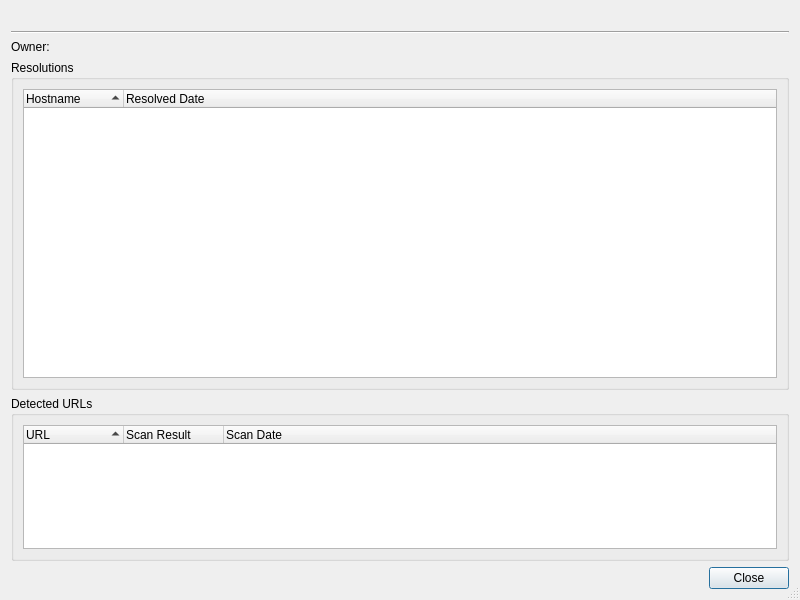
<?xml version="1.0" encoding="UTF-8"?>
<ui version="4.0">
 <class>VirusTotalIpReportDialog</class>
 <widget class="QDialog" name="VirusTotalIpReportDialog">
  <property name="geometry">
   <rect>
    <x>0</x>
    <y>0</y>
    <width>800</width>
    <height>600</height>
   </rect>
  </property>
  <property name="windowTitle">
   <string>IP Address Report</string>
  </property>
  <property name="sizeGripEnabled">
   <bool>true</bool>
  </property>
  <layout class="QVBoxLayout" name="verticalLayout">
   <item>
    <widget class="QLabel" name="headerLabel"/>
   </item>
   <item>
    <widget class="Line" name="line9_3">
     <property name="frameShape">
      <enum>QFrame::HLine</enum>
     </property>
     <property name="frameShadow">
      <enum>QFrame::Sunken</enum>
     </property>
     <property name="orientation">
      <enum>Qt::Horizontal</enum>
     </property>
    </widget>
   </item>
   <item>
    <layout class="QHBoxLayout" name="horizontalLayout">
     <item>
      <widget class="QLabel" name="label">
       <property name="text">
        <string>Owner:</string>
       </property>
      </widget>
     </item>
     <item>
      <widget class="QLabel" name="ownerLabel">
       <property name="sizePolicy">
        <sizepolicy hsizetype="Expanding" vsizetype="Preferred">
         <horstretch>0</horstretch>
         <verstretch>0</verstretch>
        </sizepolicy>
       </property>
       <property name="text">
        <string/>
       </property>
      </widget>
     </item>
    </layout>
   </item>
   <item>
    <widget class="QGroupBox" name="resolutionsGroup">
     <property name="sizePolicy">
      <sizepolicy hsizetype="Preferred" vsizetype="Preferred">
       <horstretch>0</horstretch>
       <verstretch>4</verstretch>
      </sizepolicy>
     </property>
     <property name="title">
      <string>Resolutions</string>
     </property>
     <layout class="QVBoxLayout" name="verticalLayout_2">
      <item>
       <widget class="QTreeWidget" name="resolutionsList">
        <property name="alternatingRowColors">
         <bool>true</bool>
        </property>
        <property name="rootIsDecorated">
         <bool>false</bool>
        </property>
        <property name="sortingEnabled">
         <bool>true</bool>
        </property>
        <property name="allColumnsShowFocus">
         <bool>true</bool>
        </property>
        <column>
         <property name="text">
          <string>Hostname</string>
         </property>
        </column>
        <column>
         <property name="text">
          <string>Resolved Date</string>
         </property>
        </column>
       </widget>
      </item>
     </layout>
    </widget>
   </item>
   <item>
    <widget class="QGroupBox" name="detectedUrlsGroup">
     <property name="sizePolicy">
      <sizepolicy hsizetype="Preferred" vsizetype="Preferred">
       <horstretch>0</horstretch>
       <verstretch>2</verstretch>
      </sizepolicy>
     </property>
     <property name="title">
      <string>Detected URLs</string>
     </property>
     <layout class="QVBoxLayout" name="verticalLayout_3">
      <item>
       <widget class="QTreeWidget" name="urlsList">
        <property name="alternatingRowColors">
         <bool>true</bool>
        </property>
        <property name="rootIsDecorated">
         <bool>false</bool>
        </property>
        <property name="sortingEnabled">
         <bool>true</bool>
        </property>
        <property name="allColumnsShowFocus">
         <bool>true</bool>
        </property>
        <column>
         <property name="text">
          <string>URL</string>
         </property>
        </column>
        <column>
         <property name="text">
          <string>Scan Result</string>
         </property>
        </column>
        <column>
         <property name="text">
          <string>Scan Date</string>
         </property>
        </column>
       </widget>
      </item>
     </layout>
    </widget>
   </item>
   <item>
    <widget class="QDialogButtonBox" name="buttonBox">
     <property name="orientation">
      <enum>Qt::Horizontal</enum>
     </property>
     <property name="standardButtons">
      <set>QDialogButtonBox::Close</set>
     </property>
    </widget>
   </item>
  </layout>
 </widget>
 <resources/>
 <connections>
  <connection>
   <sender>buttonBox</sender>
   <signal>accepted()</signal>
   <receiver>VirusTotalIpReportDialog</receiver>
   <slot>accept()</slot>
   <hints>
    <hint type="sourcelabel">
     <x>248</x>
     <y>254</y>
    </hint>
    <hint type="destinationlabel">
     <x>157</x>
     <y>274</y>
    </hint>
   </hints>
  </connection>
  <connection>
   <sender>buttonBox</sender>
   <signal>rejected()</signal>
   <receiver>VirusTotalIpReportDialog</receiver>
   <slot>reject()</slot>
   <hints>
    <hint type="sourcelabel">
     <x>316</x>
     <y>260</y>
    </hint>
    <hint type="destinationlabel">
     <x>286</x>
     <y>274</y>
    </hint>
   </hints>
  </connection>
 </connections>
</ui>
